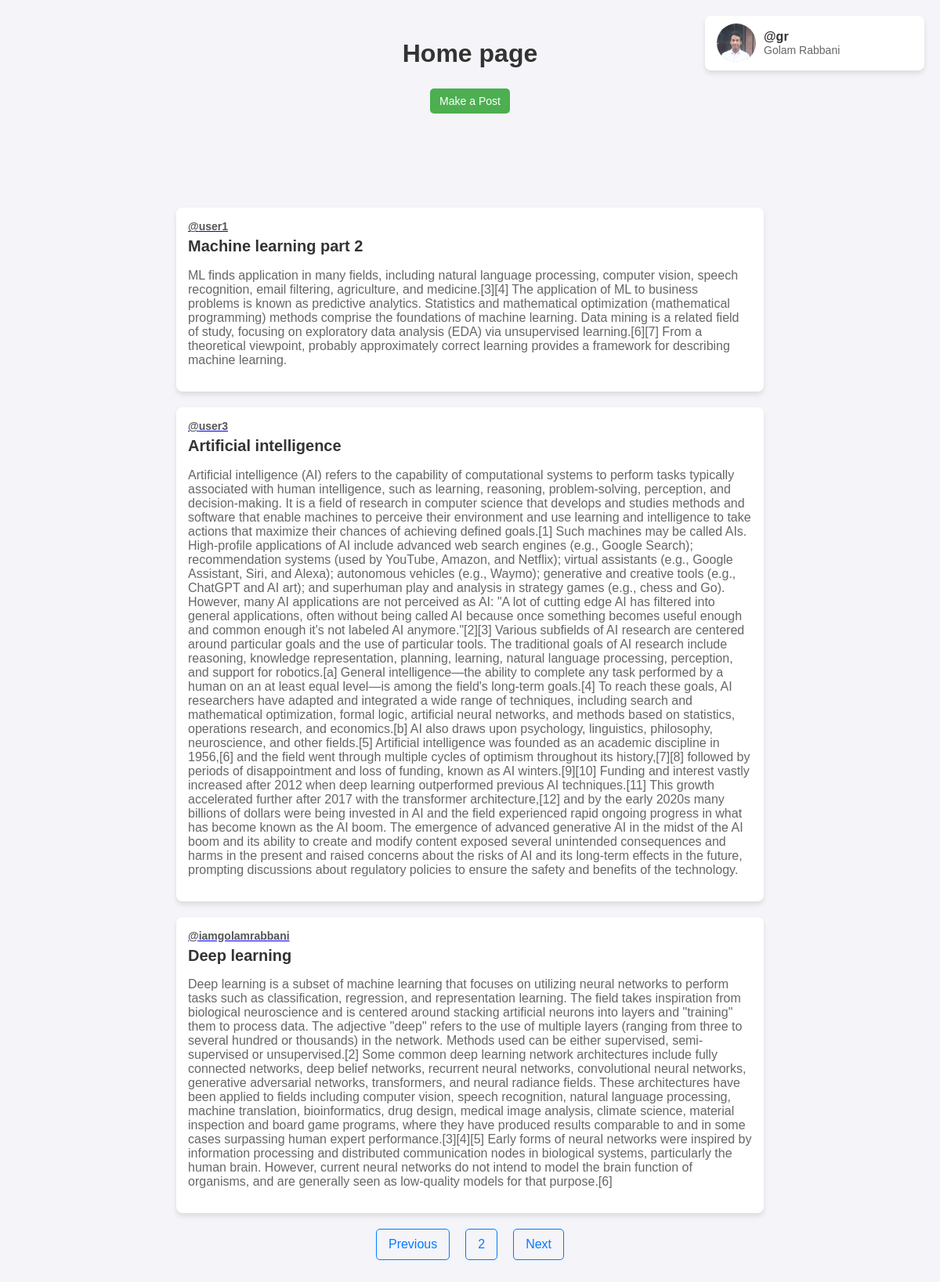
The app's page /?page=2 (signed in), older data.
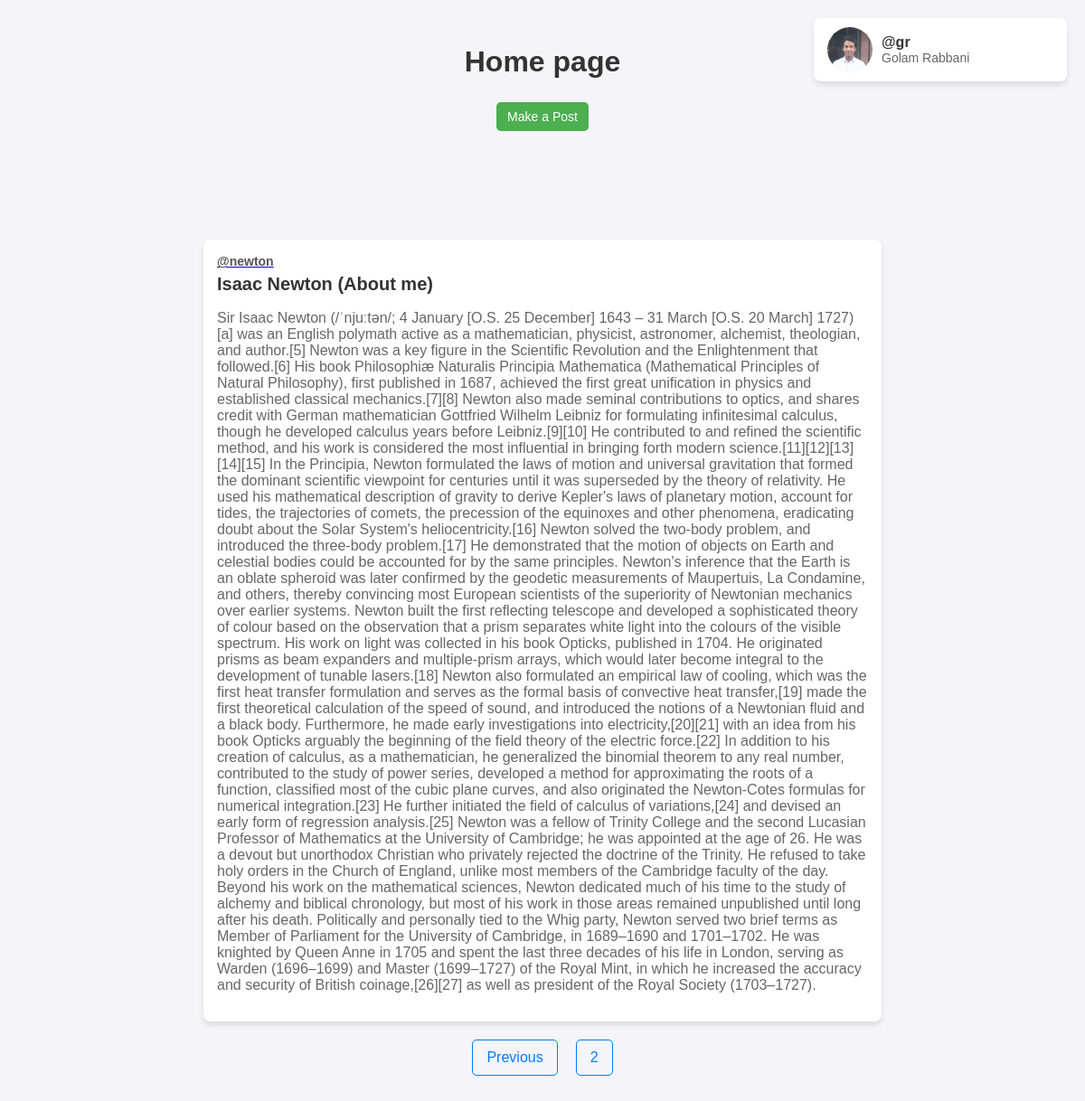
The same page, newer data.
### app/models.py (models this page shows, shortened)
class profileInformations(models.Model):
    fname = models.CharField(max_length=20)
    lname = models.CharField(max_length=20)
    username = models.CharField(max_length=20)
    email = models.EmailField()
    password = models.CharField(max_length=1000)
    profilePic = models.ImageField(upload_to='uploads/', blank=True, null = True)

class userPost(models.Model):
    theUser = models.CharField(max_length=150)
    title = models.CharField(max_length=50)
    description = models.TextField()
    time = models.DateTimeField(auto_now=True)

### app/views.py (the view)
# urls.py: path('', home, name = 'home'),
def home(request):
    fullname = None
    pic = None
    usernameofuser = None
    email = None
    if request.user.is_authenticated:
        username = request.user.username
        user = profileInformations.objects.filter(username = username).first()
        if user:
            usernameofuser = user.username
            fullname = user.fname.capitalize() + " " + user.lname.capitalize()
            pic = user.profilePic
            email = user.email
    posts = userPost.objects.all()
    paginator = Paginator(posts, 3)
    page_number = request.GET.get("page")
    page_obj = paginator.get_page(page_number)
    context = {
        'username':usernameofuser,
        'name':fullname,
        'pic':pic,
        'email': email,
        'posts':posts,
        'page_obj':page_obj,
    }
    return render(request, 'home.html', context)

### app/templates/home.html (shortened to what this page needs)
{%load static%}
<!DOCTYPE html>
<html lang="en">
<head>
    <link rel="stylesheet" href="{% static 'css/home.css' %}">
</head>
<body>
    <h1>Home page</h1>
    {% if user.is_authenticated %}
    <a href="{%url 'profile'%}">
        <div class="profile-container">
            {% if pic %}
                <img src="{{ pic.url }}" alt="profile pic">
            {% endif %}
            <div class="user-info">
                <span class="username">@{{ username }}</span>
                <span class="fullname">{{ name }}</span>
            </div>
        </div>
    </a>
    <a href="{% url 'createPost' %}"><button class="btn">Make a Post</button></a>
    {% else %}
    <div class="card">
        <a class="card-link" href="{% url 'login' %}">Login</a>
        <a class="card-link" href="{% url 'signup' %}">Signup</a>
    </div>
    {% endif %}
    <div class="posts-container">
        {% for post in page_obj %}
            <div class="post-container">
                <a href="{%url 'profile'%}"><span>@{{ post.theUser }}</span></a>
                <h2>{{ post.title }}</h2>
                <p>{{ post.description }}</p>
            </div>
        {% endfor %}
    </div>
    <div class="paginator">
        {% if page_obj.has_previous %}
        <a href="?page={{page_obj.previous_page_number}}">Previous</a>
        {% endif %}
        <a href="">{{page_obj.number}}</a>
        {% if page_obj.has_next %}
        <a href="?page={{page_obj.next_page_number}}">Next</a>
        {% endif %}
    </div>
</body>
</html>

### app/static/css/home.css (style rules this page uses)
body { font-family: Arial, sans-serif; background-color: #f4f4f9; margin: 0; padding: 0; text-align: center; }
h1 { margin-top: 50px; color: #333; }
.profile-container { position: absolute; top: 20px; right: 20px; display: flex; align-items: center; background-color: #fff; box-shadow: 0 4px 6px rgba(0, 0, 0, 0.1); border-radius: 8px; padding: 10px 15px; width: auto; min-width: 250px; }
.profile-container img { border-radius: 50%; width: 50px; height: 50px; object-fit: cover; margin-right: 10px; }
.user-info { display: flex; flex-direction: column; text-align: left; }
.user-info .username { font-size: 16px; font-weight: bold; color: #333; }
.user-info .fullname { font-size: 14px; color: #666; }
.btn { background-color: #4CAF50; color: #fff; padding: 8px 12px; border: none; border-radius: 5px; text-align: center; cursor: pointer; text-decoration: none; font-size: 14px; margin-top: 5px; }
.posts-container { margin-top: 120px; display: flex; flex-direction: column; align-items: center; gap: 20px; }
.post-container { background-color: #fff; box-shadow: 0 4px 6px rgba(0, 0, 0, 0.1); border-radius: 8px; width: 60%; padding: 15px; text-align: left; }
.post-container span { font-size: 14px; color: #555; font-weight: bold; }
.post-container h2 { font-size: 20px; color: #333; margin-top: 5px; }
.post-container p { font-size: 16px; color: #666; }
.paginator { display: flex; justify-content: center; align-items: center; margin-top: 20px; margin-bottom: 60px; }
.paginator a { margin: 0 10px; padding: 10px 15px; text-decoration: none; color: #007bff; border: 1px solid #007bff; border-radius: 5px; transition: background-color 0.3s, color 0.3s; }

Row changes from the older to the newer data that the page shows:
removed userPost: theUser "user1", title "Machine learning part 2", description "ML finds application in many fields, including natural language processing, computer vision, speech recognition, email filtering, agriculture, and medicine.[3][4] The application of ML to business problems is known as predictive analytics. Statistics and mathematical optimization (mathematical programming) methods comprise the foundations of machine learning. Data mining is a related field of study, focusing on exploratory data analysis (EDA) via unsupervised learning.[6][7] From a theoretical viewpoint, probably approximately correct learning provides a framework for describing machine learning."
removed userPost: theUser "user3", title "Artificial intelligence", description "Artificial intelligence (AI) refers to the capability of computational systems to perform tasks typically associated with human intelligence, such as learning, reasoning, problem-solving, perception, and decision-making. It is a field of research in computer science that develops and studies methods and software that enable machines to perceive their environment and use learning and intelligence to take actions that maximize their chances of achieving defined goals.[1] Such machines may be called AIs. High-profile applications of AI include advanced web search engines (e.g., Google Search); recommendation systems (used by YouTube, Amazon, and Netflix); virtual assistants (e.g., Google…"
removed userPost: theUser "iamgolamrabbani", title "Deep learning", description "Deep learning is a subset of machine learning that focuses on utilizing neural networks to perform tasks such as classification, regression, and representation learning. The field takes inspiration from biological neuroscience and is centered around stacking artificial neurons into layers and \"training\" them to process data. The adjective \"deep\" refers to the use of multiple layers (ranging from three to several hundred or thousands) in the network. Methods used can be either supervised, semi-supervised or unsupervised.[2] Some common deep learning network architectures include fully connected networks, deep belief networks, recurrent neural networks, convolutional neural networks,…"
added userPost: theUser "newton", title "Isaac Newton (About me)", description "Sir Isaac Newton (/ˈnjuːtən/; 4 January [O.S. 25 December] 1643 – 31 March [O.S. 20 March] 1727)[a] was an English polymath active as a mathematician, physicist, astronomer, alchemist, theologian, and author.[5] Newton was a key figure in the Scientific Revolution and the Enlightenment that followed.[6] His book Philosophiæ Naturalis Principia Mathematica (Mathematical Principles of Natural Philosophy), first published in 1687, achieved the first great unification in physics and established classical mechanics.[7][8] Newton also made seminal contributions to optics, and shares credit with German mathematician Gottfried Wilhelm Leibniz for formulating infinitesimal calculus, though he…"
Text that changed along with them:
text no longer shown: "Next"
